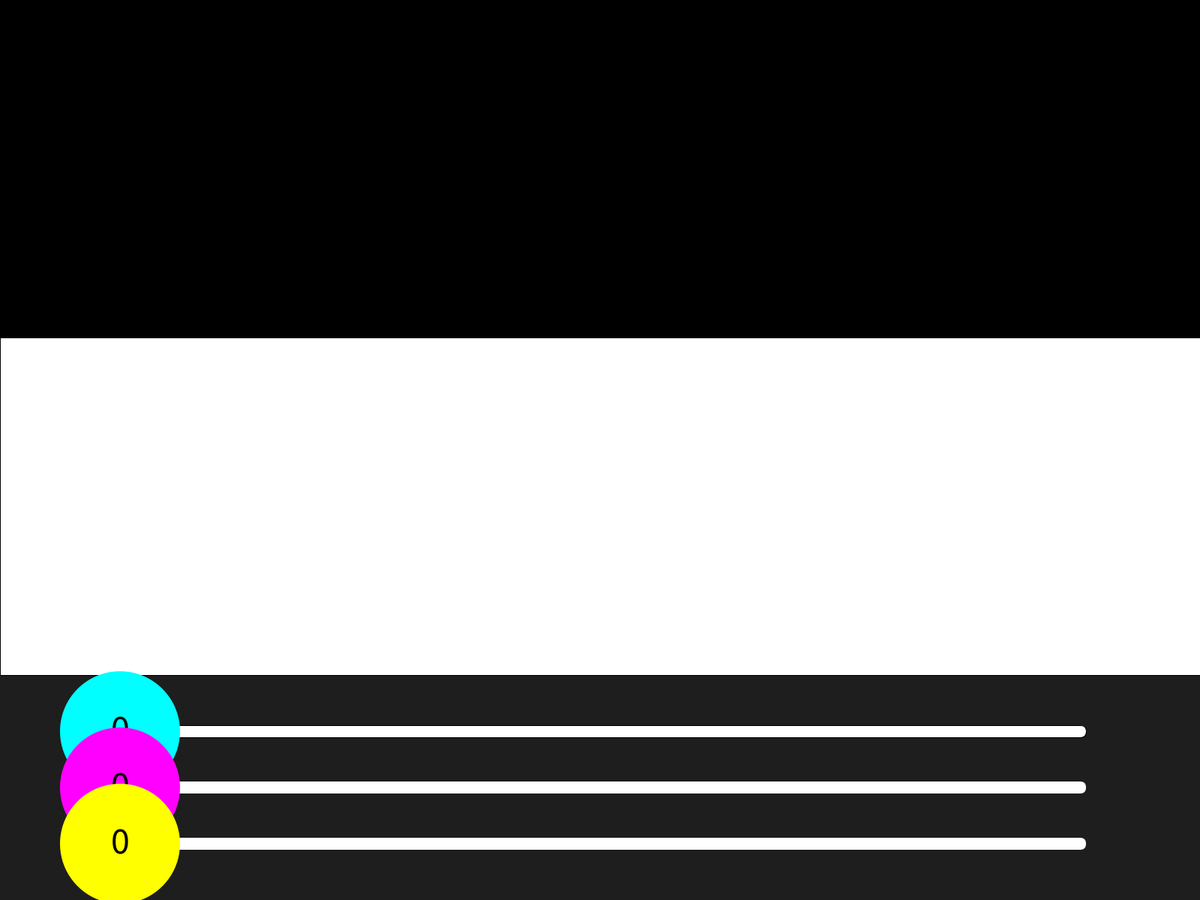
Frame 1 (no input)
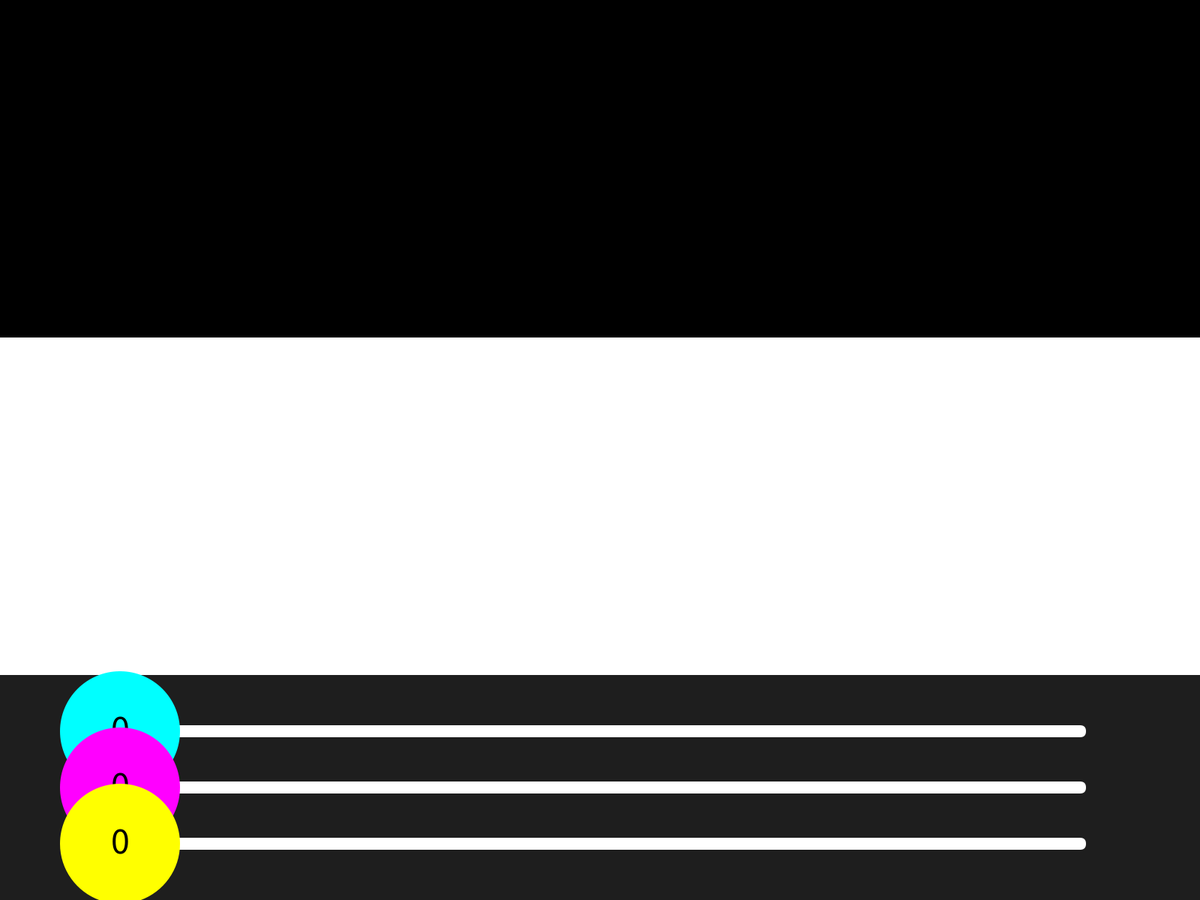
Frame 60 (the mouse pressed at the canvas centre just before this capture)
Frame 120 (the mouse held since frame 60 and released just before this capture): identical to frame 60, image omitted

The Processing sketch that drew these frames (run headless with seeded random() and noise(); from frame 60 on, the mouse is pressed at the canvas centre):

// Processing sketch: color_experiment
// ── color_experiment.pde

float buttonRadius;
Slider cyanSlider, magentaSlider, yellowSlider;
PVector mouse = new PVector();
InputHandler inputHandler = new InputHandler();
int colorFieldHeight;
boolean holdingPress = false;

void setup() {
  //size(500, 900);
  fullScreen();
  textSize(50);
  textAlign(CENTER, CENTER);
  
  colorFieldHeight = height * 3/4 / 2;
  
  buttonRadius = width / 10;
  cyanSlider = new Slider(height * 3/4 + height/4/4, width * 0.8)
    .setColor(color(0, 255, 255))
    .setRadius(buttonRadius);
  magentaSlider = new Slider(height * 3/4 + height/4/4 * 2, width * 0.8)
    .setColor(color(255, 0, 255))
    .setRadius(buttonRadius);
  yellowSlider = new Slider(height * 3/4 + height/4/4 * 3, width * 0.8)
    .setColor(color(255, 255, 0))
    .setRadius(buttonRadius);
    
  inputHandler.addSlider(cyanSlider);
  inputHandler.addSlider(magentaSlider);
  inputHandler.addSlider(yellowSlider);
}

void draw() {
  mouse.set(mouseX, mouseY);
  
  background(30);
  
  rectMode(CORNER);
  fill(cyanSlider.get(), magentaSlider.get(), yellowSlider.get());
  rect(0, 0, width, colorFieldHeight);
  fill(255 - cyanSlider.get(), 255 - magentaSlider.get(), 255 - yellowSlider.get());
  rect(0, colorFieldHeight, width, colorFieldHeight);
  
  cyanSlider.draw();
  magentaSlider.draw();
  yellowSlider.draw();
  
  if (mousePressed && !holdingPress) {
    inputHandler.handlePress();
    holdingPress = true;
  } else if (!mousePressed && holdingPress) {
    inputHandler.handleRelease();
    holdingPress = false;
  }
  inputHandler.updateSlider();
}

// NEVER TRUST EVENTS!!

//void mousePressed() {
//  print("mouse pressed - in original");
//  inputHandler.handlePress();
//}

//void mouseReleased() {
//  print("mouse RELEASED - in original");
//  inputHandler.handleRelease();
//}

// ── InputHandler.pde
class InputHandler {
  Slider markedSlider = null; 
  ArrayList<Slider> sliders = new ArrayList<Slider>();
  
  InputHandler() {};
  
  void addSlider(Slider slider) {
    sliders.add(slider);
  }
  
  void updateSlider() {
    if (markedSlider != null) {
      markedSlider.setToMousePos();
    }
  }
  
  void handlePress() {
    for (Slider slider: sliders) {
      if (slider.mouseOver()) {
        markedSlider = slider;
        break;
      }
    } 
  }
  
  void handleRelease() {
    markedSlider = null;
  }
}

// ── Slider.pde
class Slider {
  color sliderColor;
  float radius, sliderHeight, sliderWidth;
  float round = 8;
  int colorValue = 0;
  PVector start, end;
  PVector pos;
  
  Slider(float h, float w) {
    this.sliderHeight = h;
    this.sliderWidth = w;
    start = new PVector((width - w) / 2, h);
    end = new PVector(width - (width - w) / 2, h);
    pos = start.copy();
  };
  
  Slider setColor(color col) { this.sliderColor = col; return this; }
  Slider setRadius(float radius) { this.radius = radius; return this; }
  
  void setToMousePos() {
    if (mouseX < start.x) { pos.x = start.x; return; }
    if (mouseX > end.x) { pos.x = end.x; return; }
    this.pos.x = mouseX;
  }
  
  void draw() {
    colorValue = (int) map(this.pos.x, start.x, end.x, 0, 255);
    
    fill(255);
    rectMode(CORNERS);
    rect(start.x - round, start.y - round, end.x + round, end.y + round, round);
    fill(this.sliderColor);
    noStroke();
    rect(start.x - round, start.y - round, pos.x + round, pos.y + round, round);
    ellipse(pos.x, pos.y, radius, radius);
    fill(0);
    text(colorValue, pos.x, pos.y - 5);
  }
  
  boolean mouseOver() {
    return PVector.dist(mouse, this.pos) <= radius ||
           (mouseX >= (start.x - round) && mouseY >= (start.y - round) &&
            mouseX <= (end.x + round)   && mouseY <= (end.y + round)); 
  }
  
  int get() {
    return colorValue;
  }
}
